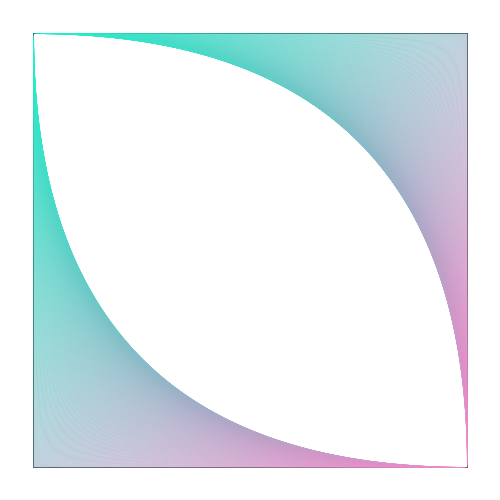
Frame 1 (no input)
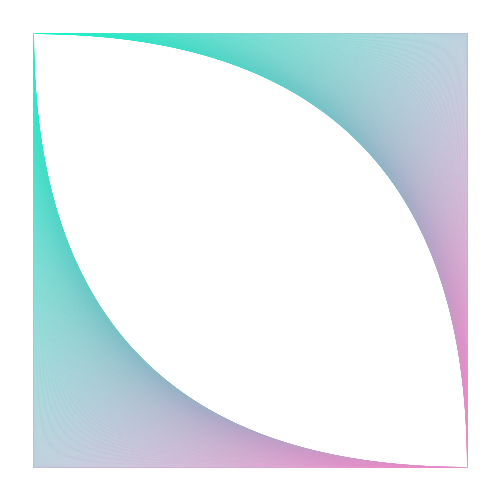
Frame 60 (the mouse pressed at the canvas centre just before this capture)
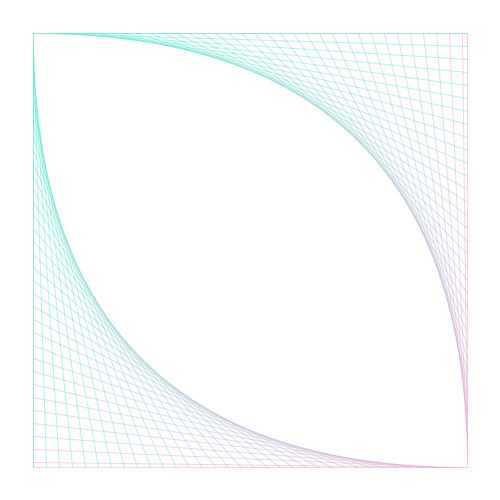
Frame 120 (the mouse held since frame 60 and released just before this capture)

The Processing sketch that drew these frames (run headless with seeded random() and noise(); from frame 60 on, the mouse is pressed at the canvas centre):

// Processing sketch: ejemplo_de_clase_03
// ── ejemplo_de_clase_03.pde
float m = 33;
float inc = 15; 

void setup() {
  size(500, 500);
  noFill();

}


void draw() {
  background(255);
  inc = map(mouseX, 0, width, 1, 25);
  rect(m, m, width - 2 * m, height - 2 * m);
  
  stroke(0, 100);
  for (float x = m; x <= width - m; x += inc) {
    stroke(x*.5, 255 - x*.25, 200, 100);
    line(x, m, width-m, x);
    line(m, x, x, height - m);
  }
}
